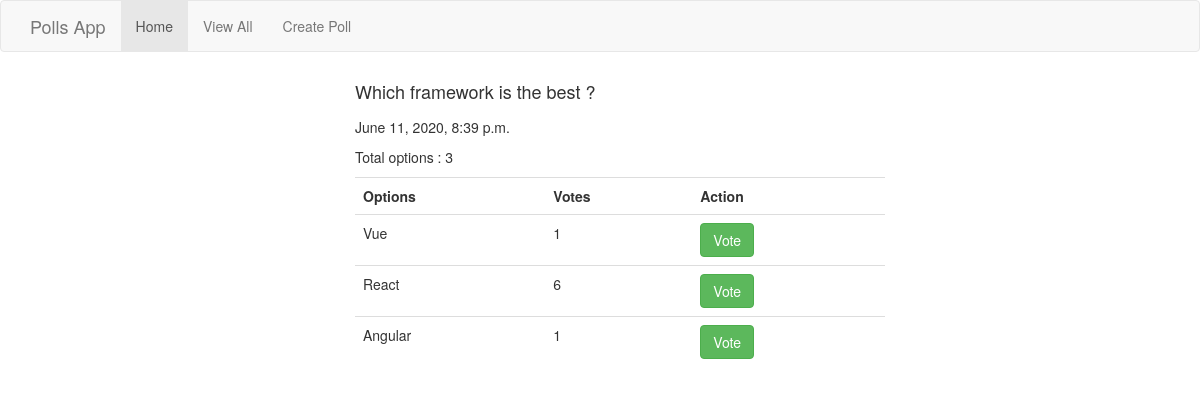
Page /polls/3/ on the committed database.
### polls/models.py (models this page shows, shortened)
class Question(models.Model) :
    question_text = models.CharField(max_length = 200)
    pub_date = models.DateTimeField(default = dt.now())
    is_published = models.BooleanField(default=True)
    def __str__(self) :
        return self.question_text

class Choice(models.Model) :
    question = models.ForeignKey(
        Question,
        on_delete = models.CASCADE
    )
    choice_text = models.CharField(max_length=200)
    votes = models.IntegerField(default=0)

### polls/views.py (the view)
# urls.py: path('polls/<int:question_id>/', views.details, name="poll"),
def details(request, question_id) :
    try :
        question = Question.objects.get(id = question_id)
        choices = Choice.objects.filter(question = question)
        if len(choices) <= 0 :
            raise Http404("Choices not available for this question")
    except Question.DoesNotExist :
        raise Http404("Question does not exist")
    return render(request, 'poll.html', {'question': question, "choices" : choices})

### templates/poll.html (shortened to what this page needs)
{%extends 'base.html'%}
{%block content%}
    <div class="container questions">
        <ul>
            <li><h4>{{question}}</h4></li>
            <p>{{question.pub_date}}</p>
            <p>Total options : {{question.choice_set.count}}</p>
            <table class="table stripped table-hover">
                <th>Options</th>
                <th>Votes</th>
                <th>Action</th>
                {%for choice in question.choice_set.all%}
                    <tr>
                        <td>
                            {{choice.choice_text}}
                        </td>
                        <td>
                            {{choice.votes}}
                        </td>
                        <td>
                            <form action="{%url 'vote' question.id choice.id%}" method="post">
                                <input type="Submit" class="btn btn-success" value="Vote">
                            </form>
                        </td>
                    </tr>
                {%endfor%}
            </table>
        </ul>
    </div>
{%endblock%}

### public/css/main.css (style rules this page uses)
* { box-sizing: border-box; }
div.questions { width: 600px; margin: auto; }
div.questions > ul { list-style: none; }
div.questions > ul > li { margin-bottom: 15px; }

### rows in the picture
Question: question_text "Which framework is the best ?", pub_date "June 11, 2020, 8:39 p.m.", choice_set.count "3"
Choice: choice_text "Vue", votes "1"
Choice: choice_text "React", votes "6"
Choice: choice_text "Angular", votes "1"
